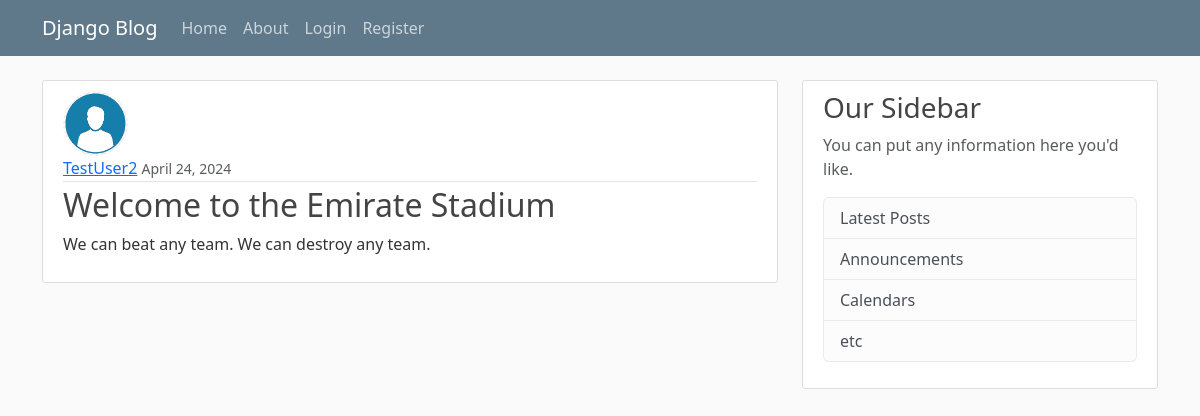
The page /post/10/ on the database its author committed.
### blog/models.py (models this page shows, shortened)
class Post(models.Model):
    title = models.CharField(max_length=100)
    content = models.TextField()
    date_posted = models.DateTimeField(default=timezone.now)
    author = models.ForeignKey(User, on_delete=models.CASCADE)

### users/models.py (models this page shows, shortened)
class Profile(models.Model):
    user = models.OneToOneField(User, on_delete=models.CASCADE)
    image = models.ImageField(default='default.jpg', upload_to='profile_pics')

### blog/views.py (the view)
# urls.py: path('post/<int:pk>/', PostDetailView.as_view(), name='post-detail'),
class PostDetailView(DetailView):
    model = Post

### blog/templates/blog/post_detail.html (shortened to what this page needs)
{% extends "blog/base.html" %}
{% block content %}
    <article class="media content-section">
        <img class="rounded-circle article-img" src="{{ object.author.profile.image.url }}">
        <div class="media-body">
            <div class="article-metadata">
                <a class="mr-2" href="{% url "user-posts" object.author.username %}">{{ object.author }}</a>
                <small class="text-muted">{{ object.date_posted | date:"F d, Y" }}</small>
            </div>
            <h2 class="article-title" >{{ object.title }}</h2>
            <p class="article-content">{{ object.content }}</p>
        </div>
    </article>
{% endblock content %}

### blog/static/blog/main.css (style rules this page uses)
body { background: #fafafa; color: #333333; margin-top: 5rem; }
h1, h2, h3, h4, h5, h6 { color: #444444; }
.content-section { background: #ffffff; padding: 10px 20px; border: 1px solid #dddddd; border-radius: 3px; margin-bottom: 20px; }
.article-title { color: #444444; }
.article-content { white-space: pre-line; }
.article-img { height: 65px; width: 65px; margin-right: 16px; }
.article-metadata { padding-bottom: 1px; margin-bottom: 4px; border-bottom: 1px solid #e3e3e3 }

### rows shown on the page
Post: author.profile.image (picture), author "TestUser2", date_posted "April 24, 2024", title "Welcome to the Emirate Stadium", content "We can beat any team. We can destroy any team."
